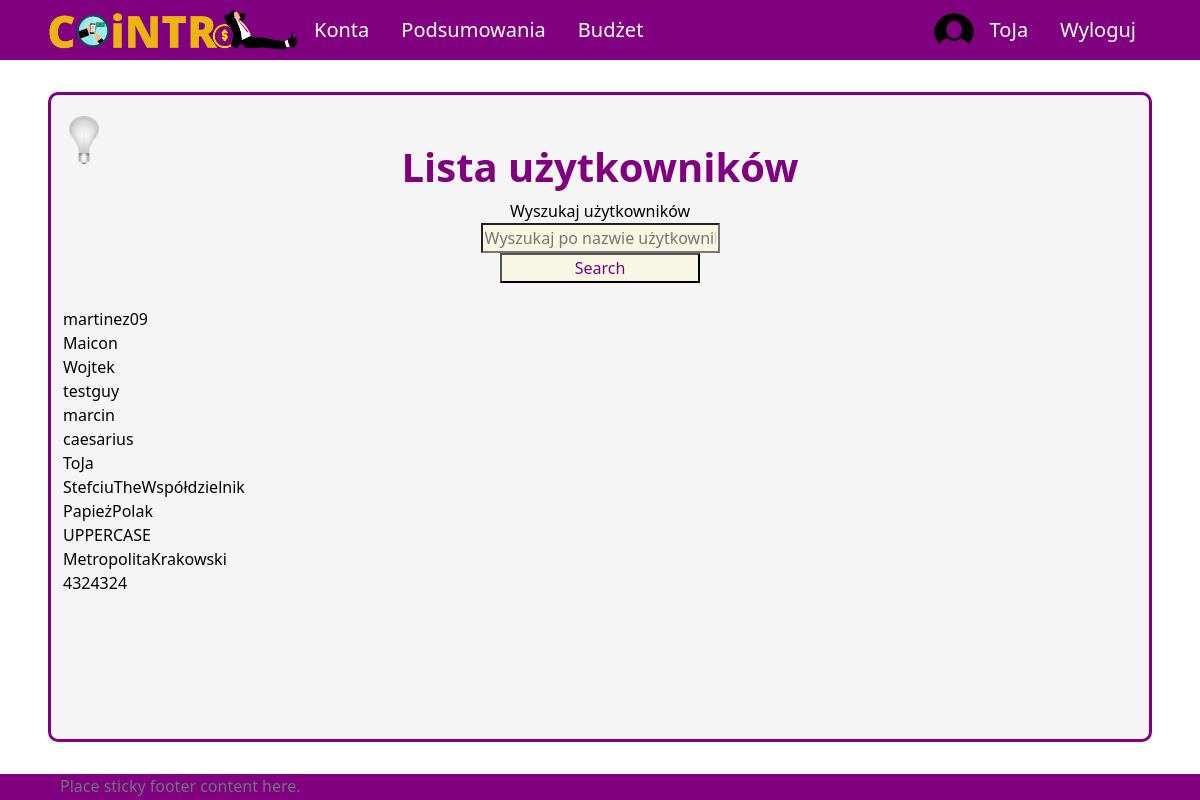
Before: /profiles (signed in) with the older database file.
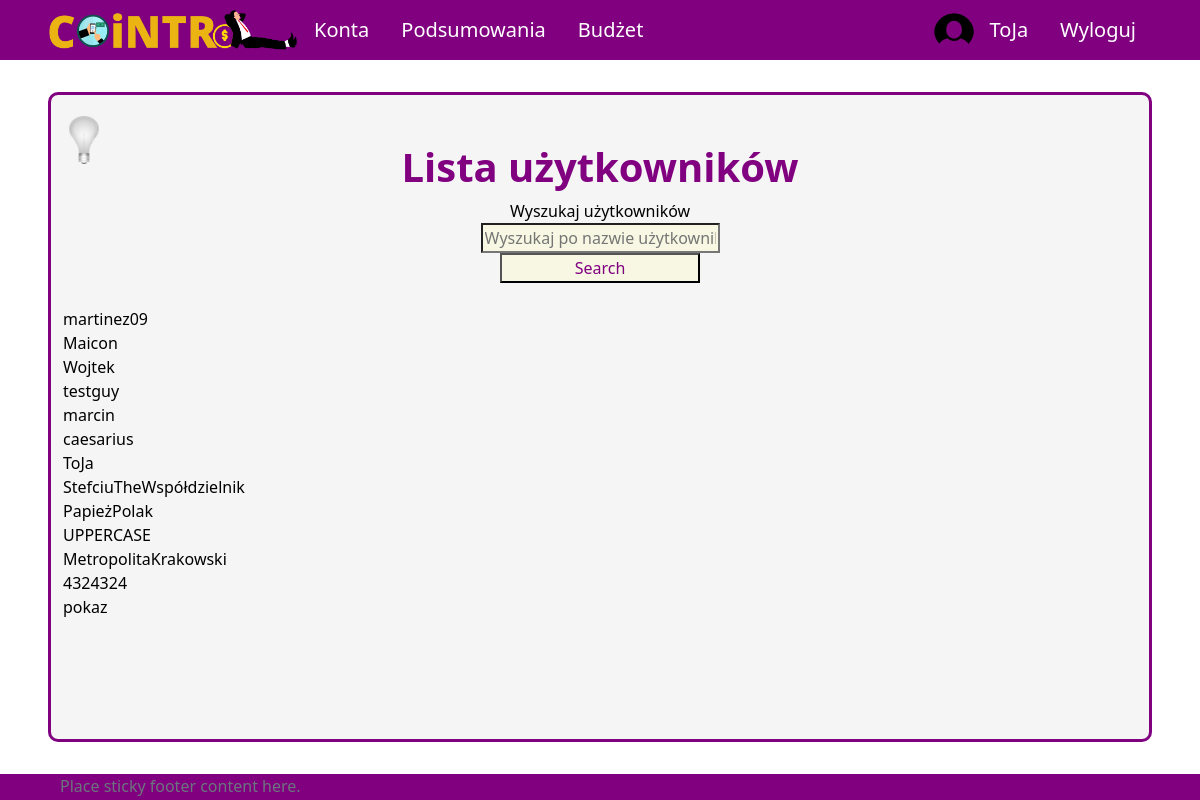
After: the same page with the newer database file.
### UsersApp/models.py (models this page shows, shortened)
class Profile(models.Model):
    user = models.OneToOneField(User, on_delete=models.CASCADE, null=True, blank=True)
    name = models.CharField(max_length=200, blank=True, null=True)
    email = models.EmailField(max_length=400, null=True, blank=True)
    username = models.CharField(max_length=200, blank=True, null=True)
    currency = models.ForeignKey('Currency', on_delete=models.SET_NULL, null=True)
    image = models.ImageField(null=True, blank=True)
    created = models.DateTimeField(auto_now_add=True)
    id = models.UUIDField(default=uuid.uuid4, unique=True,
                            primary_key=True, editable=False)

### UsersApp/views/user_views.py (the view)
# urls.py: path('profiles', views.allProfiles, name='profiles'),
@login_required(login_url='login')
def allProfiles(request):
    profiles = Profile.objects.all()
    search_query = ''
    if request.GET.get('search_query'):
        search_query = request.GET.get('search_query')
    profiles= Profile.objects.filter(username__icontains=search_query)
    context = {'search_query' : search_query, 'profiles' : profiles}
    return render(request, 'application/profiles-list.html', context)

### templates/application/profiles-list.html (shortened to what this page needs)
{% extends 'application/base.html' %}
{% block content %}
<div class="title">
    <h1>Lista użytkowników</h1>
</div>
<form method="GET" action="{% url 'profiles' %}">
    <label for="search-bar">Wyszukaj użytkowników </label>
    <input id="search-bar" type="text" name="search_query" value="{{search_query}}" placeholder="Wyszukaj po nazwie użytkownika" />
    <input type="submit" value="Search" />
</form>
<br />
{% for profile in profiles %}
    {{profile.username}}
    <br />
{% endfor%}
{% endblock %}

### templates/application/base.html (shortened to what this page needs)
{%load static%}
<!DOCTYPE html>
<html lang="pl">
<head>
    <link href="https://cdn.jsdelivr.net/npm/bootstrap@5.2.2/dist/css/bootstrap.min.css" rel="stylesheet">
    <link rel="stylesheet" type="text/css" href="{% static 'css/style.css' %}">
</head>
<body onload="checkColorMode()">
    <nav class="nav" id="navigation">
        {% if user.is_authenticated %}
        <ul class="nav justify-content-start">
            <li class="nav-item" id="logo-li"><a id="logo-link" class="nav-link" href="{% url 'home' %}">
                <img onmouseover="logoHover()" onmouseout="logoOut()" id="app-logo" src="{% static 'images/logo.png' %}">
            </a>
            <li class="nav-item mobile-menu"><a class="nav-link" href="{% url 'all-accounts' %}">Konta</a></li>
            <li class="nav-item mobile-menu"><a class="nav-link" href="{% url 'summary' %}">Podsumowania</a></li>
            <li class="nav-item mobile-menu"><a class="nav-link" href="{% url 'budget' %}">Budżet</a></li>
        </ul>
        <ul class="nav justify-content-end user-image">
            <img src="{% static 'images/circle_user_image.png' %}", style="border-radius: 50%; width: 40px;">
            <li class="nav-item"><a class="nav-link" href="{% url 'profile' %}">{{ user.username }}</a></li>
            <li class="nav-item"><a class="nav-link" href="{% url 'logout' %}">Wyloguj</a></li>
        </ul>
        {% endif %}
    </nav>
    <div id = "site-content">
        <button onclick="darkMode()" id="dark-mode-button"><img id="light-bulb" src="{% static 'images/bulb_off.png' %}" /></button>
        {% block content %}
        {% endblock %}
    </div>
    <footer class="footer">
        <div class="container">
            <span class="text-muted">Place sticky footer content here.</span>
        </div>
    </footer>
</body>
</html>

### aplication/static/css/style.css (style rules this page uses)
body { background-color: white; color: black; }
#navigation { position: fixed; top: 0; width: 100%; z-index: 9; }
a.nav-link { color: white; font-size: 20px; }
ul.nav { align-items: center; }
nav.nav { height: 60px; background-color: purple; justify-content: space-between; padding-left: 4vw; padding-right: 4vw; }
#logo-link { padding: 0; }
#app-logo { width: 250px; }
#site-content { min-height: calc(100vh - 60px - 4vh - (60px - 4vh) - 30px); margin-top: calc(60px + 4vh); margin-bottom: 4vh; margin-left: 4vw; margin-right: 4vw; padding-left: 1vw; padding-right: 1vw; padding-top: 1vh; padding-bottom: 1vh; border: 3px solid purple; border-radius: 10px; background-color: whitesmoke; position: relative; }
#dark-mode-button { position: absolute; top: 20px; }
#dark-mode-button > img { width: 30px; }
div.title { padding-top: 5vh; display: flex; align-items: center; flex-direction: column; }
div.title h1 { color: purple; font-size: 40px; font-weight: bold; text-align: center; }
form { display: flex; flex-direction: column; align-items: center; }
select, input { min-width: 200px; background-color: rgba(250, 250, 210, 0.5); color: #800080; }
footer { height: 30px; background-color: purple; justify-content: space-between; padding-left: 4vw; padding-right: 4vw; }
button { background-color: rgba(0, 0, 0, 0); border: none; }

Changed rows visible on the page:
added Profile: username "pokaz"
